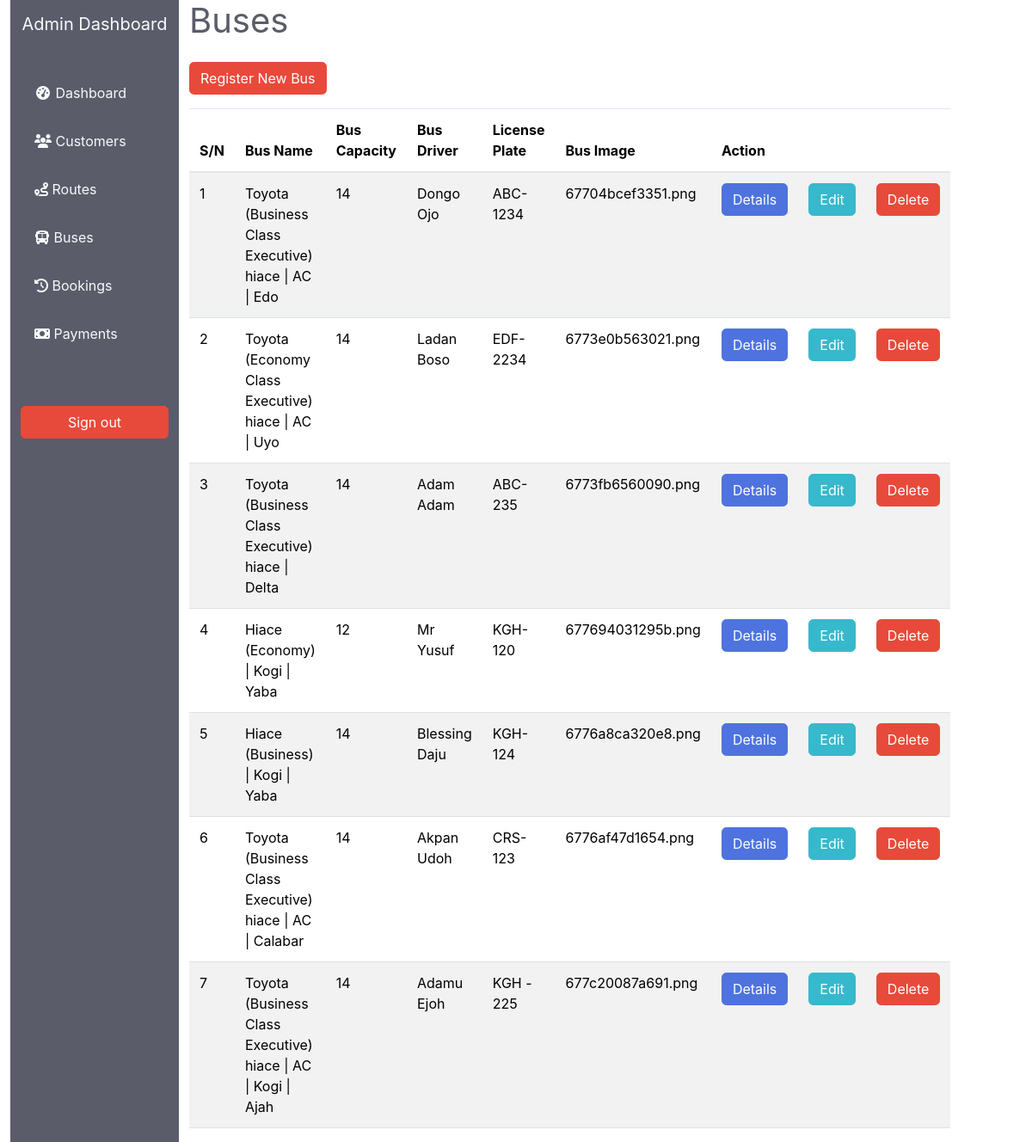
The page /bus.php (signed in) on the database its author committed.
### tables this page shows
CREATE TABLE `bus` (
  `bus_id` int(11) NOT NULL,
  `bus_name` varchar(255) NOT NULL,
  `capacity` int(11) NOT NULL,
  `bus_driver` varchar(255) NOT NULL,
  `license` varchar(255) NOT NULL,
  `bus_pic` varchar(255) NOT NULL,
  `route_id` int(11) NOT NULL,
  `bus_state_id` int(11) NOT NULL,
  `date_avail` datetime NOT NULL DEFAULT current_timestamp()
);

### classes/Db.php (called while the page is built, shortened)
<?php
class Db
{
    private $dbname = DBNAME;
    private $dbuser = DBUSER;
    private $dbpass = DBPASS;
    private $dbhost = DBHOST;
    protected function connect(){
        $dsn = "mysql:host=$this->dbhost;dbname=$this->dbname;";
        $option = [PDO::ATTR_ERRMODE => PDO::ERRMODE_EXCEPTION];
        try{
            $this->conn = new PDO($dsn, $this->dbuser, $this->dbpass, $option);
            return $this->conn;
        }catch(PDOException $e){
            return false;
        }
    }
}
?>

### classes/Bus.php (called while the page is built, shortened)
<?php
    require_once "Db.php";
    class Bus extends Db{
        private $dbconn;
        public function __construct(){
            $this->dbconn = $this->connect();
        }
        public function get_buses(){
            $sql = "SELECT * FROM bus";
            $stmt = $this->dbconn->prepare($sql);
            $stmt->execute();
            $result = $stmt->fetchAll(PDO::FETCH_ASSOC);
            return $result;
        }
    }
?>

### bus.php (the view, shortened to what this page needs)
<?php
require_once "classes/Bus.php";
$bus = new Bus;
$b = $bus->get_buses();
?>
<!DOCTYPE html>
<html lang="en">
<head>
    <link rel="stylesheet" type="text/css" href="bootstrap/css/bootstrap.css">
    <link rel="stylesheet" type="text/css" href="fa/css/all.css">
    <link rel="stylesheet" href="sb-admin-2.css">
    <link rel="stylesheet" href="main.css">
    <link rel="stylesheet" href="https://cdn.datatables.net/2.2.0/css/dataTables.dataTables.css" />
    <link href="DataTables/datatables.min.css" rel="stylesheet">
</head>
<body>
    <div class="container-fluid">
        <div class="row">
       <?php
       include_once "partials/admin-side-bar.php";
       ?>
            <div class="col-md-9">
                <h1 class="text-dark">Buses</h1>
                <div class="row">
                    <div class="col-md mt-3 mb-3">
                    <button type="button" class="btn btn-danger" id="cbus" data-bs-toggle="modal" data-bs-target="#exampleModal">
                    Register New Bus
                    </button>
                    </div>
                </div>
                <div class="row">
                    <div class="col-md">
                        <table class="table table-striped  display" id="myTable">
                            <thead>
                                <tr>
                                    <th>S/N</th>
                                    <th>Bus Name</th>
                                    <th>Bus Capacity</th>
                                    <th>Bus Driver</th>
                                    <th>License Plate</th>
                                    <th>Bus Image</th>
                                    <th colspan="3">Action</th>
                                </tr>
                            </thead>
                            <tbody>
                                <?php
                                if(count($b) > 0){
                                $counter = 1;
                                foreach($b as $bus){ ?>
                                <tr id="row-<?php echo $bus['bus_id']; ?>">
                                    <td><?php echo $counter++; ?></td>
                                    <td><?php echo $bus['bus_name'] ?></td>
                                    <td><?php echo $bus['capacity'] ?></td>
                                    <td><?php echo $bus['bus_driver'] ?></td>
                                    <td><?php echo $bus['license'] ?></td>
                                    <td><?php echo $bus['bus_pic'] ?></td>
                                    <td><a href="busdetail.php?id=<?php echo $bus['bus_id']; ?>" class="btn btn-primary">Details</a></td>
                                    <td><a href="bus_profile.php?id=<?php echo $bus['bus_id']; ?>" class='btn btn-info'>Edit</a></td>
                                    <td>
                                        <a href="process/delete_bus.php?id=<?php echo $bus['bus_id'] ?>" class="btn btn-danger delete-btn" name="btndelete" data-id='<?php echo $bus['bus_id'] ?>'>Delete</a></td>
                                </tr>
                                <?php } }else{?>
                                <tr>
                                    <td class="text-center">No Bus added yet</td>
                                </tr>
                                <?php  }?>
                            </tbody>
                        </table>
                    </div>
                </div>
            </div>
        </div>
    </div>
</body>
</html>

### rows shown on the page
bus: bus_name "Toyota (Business Class Executive) hiace | AC | Edo", capacity "14", bus_driver "Dongo Ojo", license "ABC-1234", bus_pic "67704bcef3351.png"
bus: bus_name "Toyota (Economy Class Executive) hiace | AC | Uyo", capacity "14", bus_driver "Ladan Boso", license "EDF-2234", bus_pic "6773e0b563021.png"
bus: bus_name "Toyota (Business Class Executive) hiace | Delta", capacity "14", bus_driver "Adam Adam", license "ABC-235", bus_pic "6773fb6560090.png"
bus: bus_name "Hiace (Economy) | Kogi | Yaba", capacity "12", bus_driver "Mr Yusuf", license "KGH-120", bus_pic "677694031295b.png"
bus: bus_name "Hiace (Business) | Kogi | Yaba", capacity "14", bus_driver "Blessing Daju", license "KGH-124", bus_pic "6776a8ca320e8.png"
bus: bus_name "Toyota (Business Class Executive) hiace | AC | Calabar", capacity "14", bus_driver "Akpan Udoh", license "CRS-123", bus_pic "6776af47d1654.png"
bus: bus_name "Toyota (Business Class Executive) hiace | AC | Kogi | Ajah", capacity "14", bus_driver "Adamu Ejoh", license "KGH - 225", bus_pic "677c20087a691.png"
